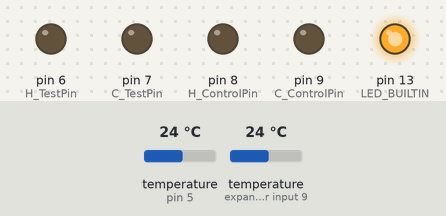
Bench run of a sketch on a simulated Arduino Uno, built with avr-gcc and run on an emulated ATmega328P. On the bench: output pins drawn as LEDs (lit = HIGH). Inputs (shaded band) come from the test bench; at power-on: temperature (sensors on pin 5, expander input 9) 24 °C. EEPROM starts erased.

Above: at 0.1 s.
At 30.22 s:
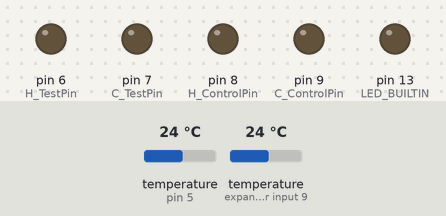
Timing chart, 0 to 31.9 s (numbered marks = the images above):
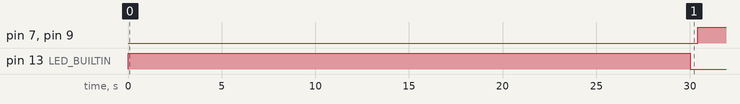

Measured:
- by itself, pin 7 (C_TestPin), pin 9 (C_ControlPin): LOW → HIGH at 30.4 s

The sketch:

incubator_sketch.ino
```cpp
#include <DallasTemperature.h>// temperature sensors library.
#include <OneWire.h>// library to communication with temperature sensors.
#include <EEPROM.h>
#include "temptarget.h"

#define ONE_WIRE_BUS 5//temperature sensors are connected to the 5 pin.
OneWire oneWire(ONE_WIRE_BUS);
DallasTemperature sensors(&oneWire);
DeviceAddress SensorControl ={0x28, 0xFF, 0x46, 0x6A, 0xC4, 0x17, 0x04, 0x98};// address for control sensor
DeviceAddress SensorTest = {0x28, 0xAA, 0x51, 0x6E, 0x18, 0x13, 0x2, 0x3A};// address for test sensor

//relay control pins. H(heat), C(cold).
#define H_ControlPin 8
#define C_ControlPin 9
#define H_TestPin 6
#define C_TestPin 7
#define LED_BUILTIN 13

#define TEN_MIN 60 //ten second cycles in ten minutes.
#define DAY 143 //ten minute cycles in a day.
#define SECOND 1000 //millisecond in 1 second.

#define EEPROM_TenMinCount 0
#define EEPROM_TenSecCycleCount 1
#define EEPROM_dayCount 2

#define TEMPERATURE_BUFFER 0.5

//setup function delay. to reset the system it must be turned on of and back on
//in under SETUP_DELAY time (the value is in milliseconds).
#define SETUP_DELAY 30000

int TenSecCycleCount;// count of 10 second long cycle.
int TenMinCount;// count of 10 minute long cycle.
int dayCount;

void(* resetFunc) (void) = 0; //declare reset function @ address 0

#include <Arduino.h>
void setup()
{
    Serial.begin(9600);

    pinMode(H_ControlPin,OUTPUT);
    pinMode(C_ControlPin,OUTPUT);
    pinMode(H_TestPin,OUTPUT);
    pinMode(C_TestPin,OUTPUT);
    pinMode(LED_BUILTIN, OUTPUT);

    /**
    updating cycle counts from EEPROM in case of power failure.
    to begin at TenMinCount at 0 and TenSecCycleCount at 1
    (readings at the beginning of day cycle at 09:00:00)
    the system need to be turned on then off and back on in under 30 seconds.
    */
    TenMinCount = EEPROM.read(EEPROM_TenMinCount);
    TenSecCycleCount = EEPROM.read(EEPROM_TenSecCycleCount) + SETUP_DELAY/(10*SECOND);
    dayCount = EEPROM.read(EEPROM_dayCount);
    if(TenSecCycleCount > TEN_MIN){
        TenMinCount++;
        TenSecCycleCount = 0;
        if(TenMinCount > DAY)
            TenMinCount = 0;
    }

    //reset EEPROM memory in case of restarting.
    update_TenMinEEPROM(0);
    update_TenSecEEPROM(1);
    update_deyCountEEPROM(0);

    //white for 10 seconds for
    digitalWrite(LED_BUILTIN, HIGH);
    delay(SETUP_DELAY);
    digitalWrite(LED_BUILTIN, LOW);

    //temperature sensors setup
    sensors.begin();
    sensors.setResolution(SensorControl,11);
    sensors.setResolution(SensorTest,11);
}

void loop()
{
    for(; TenMinCount < DAY; TenMinCount++){//day cycle.
        update_TenMinEEPROM(TenMinCount);
        for(; TenSecCycleCount < TEN_MIN; TenSecCycleCount++){//ten minute cycle.
            update_TenSecEEPROM(TenSecCycleCount);
            //get the difference between measured temperature and target temperature.
            float tempDelta[1];
            getTemperatureDifference(tempDelta);
            setRelays(tempDelta);
            delay(getCycleTime());//get the remainder time of the ten second cycle.
        }
    }
    update_TenMinEEPROM(0);
    update_TenSecEEPROM(1);
    update_deyCountEEPROM(++dayCount);
    resetFunc();
}


void getTemperatureDifference(float tempReads[]){
    //function read temperature from control and test chambers and
    //compares the reads to the target temperature.
    TempTarget tempTarget;
    if(getTemperature(tempReads)){
        //delta is calculated as measured temperature minus target temperature.
        tempReads[0] -= tempTarget.controlTemp(TenMinCount, TenSecCycleCount);
        tempReads[1] -= tempTarget.testTemp(TenMinCount, TenSecCycleCount);
    }
    else{
        tempReads[0] = 0;
        tempReads[1] = 0;
    }
}

bool getTemperature(float tempReads[]){
    //try read from sensor, if read unsuccessful delay for 1 second and repeat for 6 seconds.
    //if after 6 seconds reading is unsuccessful return null values.
    int errorCode1 = -127, errorCode2 = 85;
    for(int delayRound = 0; delayRound < 6; delayRound++){
        sensors.requestTemperatures();// Send command to get temperatures.
        tempReads[0] = sensors.getTempC(SensorControl); //control chamber temperature
        tempReads[1] = sensors.getTempC(SensorTest);//test chamber temperature
        if((tempReads[0] != errorCode1 || tempReads[0] != errorCode2) ||
        (tempReads[1] != errorCode1 || tempReads[1] != errorCode2)){
            return true;
        }
        delay(SECOND);
    }
    return false;
}

long getCycleTime(){
    long calTime = ((TenMinCount)*TEN_MIN + TenSecCycleCount);//number of ten second cycles sense program beginning.
    calTime *= 10;//number seconds sense program beginning.
    calTime *=1000;//number seconds milliseconds  program beginning.
    calTime += SETUP_DELAY;
    long delayTime = calTime - millis();

    if(delayTime < 0 ) delayTime = 0;
    return delayTime;
}

void setRelays(float tempDelta[]){
    if(tempDelta[0] < -TEMPERATURE_BUFFER)controlHeatRelayON();//heat control chamber.
    else controlHeatOFF();
    if(tempDelta[0] > TEMPERATURE_BUFFER) controlColdON();//cool control chamber.
    else controlColdOFF();

    if(tempDelta[1] < -TEMPERATURE_BUFFER) testHeatON();//heat control chamber.
    else testHeatOFF();
    if(tempDelta[1] > TEMPERATURE_BUFFER) testColdON();//cool control chamber.
    else testColdOFF();
}

//function controlling relays for cooling and heating of the chambers.
void controlHeatRelayON(){digitalWrite(H_ControlPin,LOW);}
void controlHeatOFF(){digitalWrite(H_ControlPin,HIGH);}
void controlColdON(){digitalWrite(C_ControlPin,LOW);}
void controlColdOFF(){digitalWrite(C_ControlPin,HIGH);}
void testHeatON(){digitalWrite(H_TestPin,LOW);}
void testHeatOFF(){digitalWrite(H_TestPin,HIGH);}
void testColdON(){digitalWrite(C_TestPin,LOW);}
void testColdOFF(){digitalWrite(C_TestPin,HIGH);}

//functions to update EEPROM
void update_TenMinEEPROM(int TenMinCount){EEPROM.write(EEPROM_TenMinCount,TenMinCount);}
void update_TenSecEEPROM(int TenSecCycleCount){EEPROM.write(EEPROM_TenSecCycleCount,TenSecCycleCount);}
void update_deyCountEEPROM(int TenSecCycleCount){EEPROM.write(EEPROM_dayCount,dayCount);}
```
